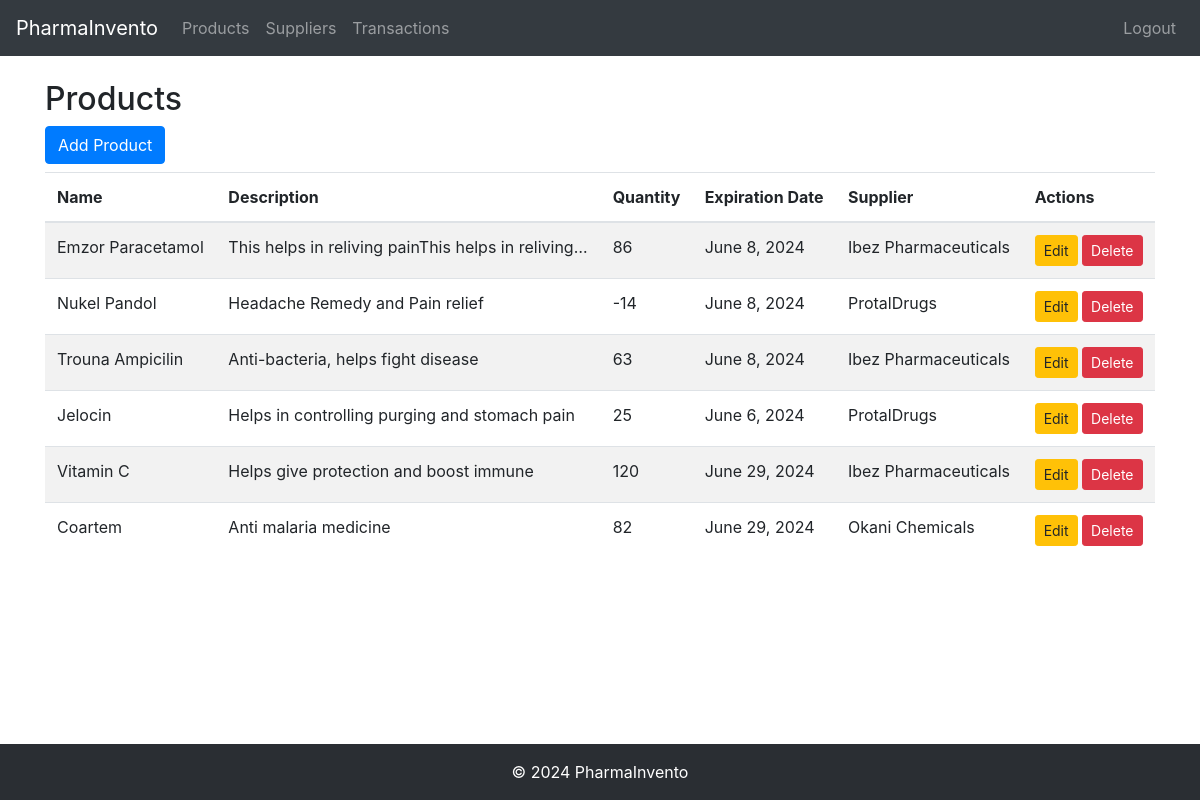
Screenshot of /products/ with the database file from the repository.
### pharma/models.py (models this page shows, shortened)
class Product(models.Model):
    name = models.CharField(max_length=255)
    description = models.TextField(blank=True, null=True)
    quantity = models.IntegerField()
    expiration_date = models.DateField(blank=True, null=True)
    supplier = models.ForeignKey(Supplier, on_delete=models.CASCADE)

class Supplier(models.Model):
    name = models.CharField(max_length=255)
    contact_info = models.CharField(max_length=255, blank=True, null=True)

### pharma/views.py (the view)
# urls.py: path('products/', views.product_list, name='product_list'),
def product_list(request):
    products = Product.objects.all()
    return render(request, 'product_list.html', {'products': products})

### pharma/templates/product_list.html (shortened to what this page needs)
{% extends 'base.html' %}
{% block content %}
<h2>Products</h2>
<a href="{% url 'product_add' %}" class="btn btn-primary mb-2">Add Product</a>
<table class="table table-striped">
    <thead>
        <tr>
            <th>Name</th>
            <th>Description</th>
            <th>Quantity</th>
            <th>Expiration Date</th>
            <th>Supplier</th>
            <th>Actions</th>
        </tr>
    </thead>
    <tbody>
        {% for product in products %}
        <tr>
            <td>{{ product.name }}</td>
            <td>{{ product.description|truncatechars:50 }}</td>
            <td>{{ product.quantity }}</td>
            <td>{{ product.expiration_date }}</td>
            <td>{{ product.supplier.name }}</td>
            <td>
                <a href="{% url 'product_edit' product.id %}" class="btn btn-sm btn-warning">Edit</a>
                <a href="{% url 'product_delete' product.id %}" class="btn btn-sm btn-danger">Delete</a>
            </td>
        </tr>
        {% endfor %}
    </tbody>
</table>
{% endblock %}

### pharma/templates/base.html (shortened to what this page needs)
<!DOCTYPE html>
<html lang="en">
<head>
    <link href="https://stackpath.bootstrapcdn.com/bootstrap/4.5.2/css/bootstrap.min.css" rel="stylesheet">
</head>
<body>
    <div class="wrapper">
        <nav class="navbar navbar-expand-lg navbar-dark bg-dark">
            <a class="navbar-brand" href="{% url 'dashboard' %}">PharmaInvento</a>
            <div class="collapse navbar-collapse" id="navbarNav">
                <ul class="navbar-nav">
                    <li class="nav-item">
                        <a class="nav-link" href="{% url 'product_list' %}">Products</a>
                    </li>
                    <li class="nav-item">
                        <a class="nav-link" href="{% url 'supplier_list' %}">Suppliers</a>
                    </li>
                    <li class="nav-item">
                        <a class="nav-link" href="{% url 'transaction_list' %}">Transactions</a>
                    </li>
                </ul>
                <ul class="navbar-nav ml-auto">
                    <li class="nav-item">
                        <a class="nav-link" href="{% url 'logout' %}">Logout</a>
                    </li>
                </ul>
            </div>
        </nav>
        <div class="container mt-4 content">
            {% block content %}
            {% endblock %}
        </div>
        <footer class="bg-dark text-center text-lg-start mt-auto">
            <div class="text-center p-3" style="background-color: rgba(0, 0, 0, 0.2); color: white;">
                © 2024 PharmaInvento
            </div>
        </footer>
    </div>
</body>
</html>

### pharma/templates/base.html (style rules this page uses)
body, html { height: 100%; }
.wrapper { min-height: 100%; display: flex; flex-direction: column; }
.content { flex: 1; }

### rows the page displays
Product: name "Emzor Paracetamol", description "This helps in reliving painThis helps in reliving…", quantity "86", expiration_date "June 8, 2024", supplier.name "Ibez Pharmaceuticals"
Product: name "Nukel Pandol", description "Headache Remedy and Pain relief", quantity "-14", expiration_date "June 8, 2024", supplier.name "ProtalDrugs"
Product: name "Trouna Ampicilin", description "Anti-bacteria, helps fight disease", quantity "63", expiration_date "June 8, 2024", supplier.name "Ibez Pharmaceuticals"
Product: name "Jelocin", description "Helps in controlling purging and stomach pain", quantity "25", expiration_date "June 6, 2024", supplier.name "ProtalDrugs"
Product: name "Vitamin C", description "Helps give protection and boost immune", quantity "120", expiration_date "June 29, 2024", supplier.name "Ibez Pharmaceuticals"
Product: name "Coartem", description "Anti malaria medicine", quantity "82", expiration_date "June 29, 2024", supplier.name "Okani Chemicals"
